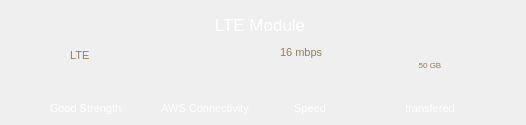
   <widget class="QFrame" name="ltemodule">
    <property name="geometry">
     <rect>
      <x>36</x>
      <y>788</y>
      <width>526</width>
      <height>125</height>
     </rect>
    </property>
    <property name="styleSheet">
     <string notr="true">background: qradialgradient(cx:1.0, cy:0.0, radius: 3.0,
              fx:1.0, fy:0.0, stop:0 rgba(2, 2, 2, 0.75), stop:1 rgba(143, 99, 41, 0.75));
border-radius: 5px;
</string>
    </property>
    <property name="frameShape">
     <enum>QFrame::NoFrame</enum>
    </property>
    <property name="frameShadow">
     <enum>QFrame::Raised</enum>
    </property>
    <property name="lineWidth">
     <number>0</number>
    </property>
    <widget class="QLabel" name="locationlabel_10">
     <property name="geometry">
      <rect>
       <x>190</x>
       <y>10</y>
       <width>140</width>
       <height>30</height>
      </rect>
     </property>
     <property name="font">
      <font>
       <pointsize>13</pointsize>
       <weight>50</weight>
       <bold>false</bold>
      </font>
     </property>
     <property name="styleSheet">
      <string notr="true">background-color: rgba(255, 255, 255, 0);
border: 0px;
color: rgb(255, 255, 255);</string>
     </property>
     <property name="lineWidth">
      <number>0</number>
     </property>
     <property name="text">
      <string>LTE Module</string>
     </property>
     <property name="alignment">
      <set>Qt::AlignCenter</set>
     </property>
    </widget>
    <widget class="QLabel" name="roundblack_5">
     <property name="geometry">
      <rect>
       <x>70</x>
       <y>50</y>
       <width>40</width>
       <height>40</height>
      </rect>
     </property>
     <property name="styleSheet">
      <string notr="true">background-color: rgba(255, 255, 255, 0);
border: 0px;</string>
     </property>
     <property name="text">
      <string/>
     </property>
     <property name="pixmap">
      <pixmap>pics/HMI/icon/Strength signal icon.svg</pixmap>
     </property>
     <property name="scaledContents">
      <bool>true</bool>
     </property>
    </widget>
    <widget class="QLabel" name="storagedatalabel_2">
     <property name="geometry">
      <rect>
       <x>70</x>
       <y>50</y>
       <width>50</width>
       <height>10</height>
      </rect>
     </property>
     <property name="font">
      <font>
       <pointsize>8</pointsize>
      </font>
     </property>
     <property name="styleSheet">
      <string notr="true">background-color: rgba(255, 255, 255, 0);
border: 0px;
color: rgb(152, 124, 88);</string>
     </property>
     <property name="text">
      <string>LTE</string>
     </property>
     <property name="alignment">
      <set>Qt::AlignLeading|Qt::AlignLeft|Qt::AlignVCenter</set>
     </property>
    </widget>
    <widget class="QLabel" name="lteSignal">
     <property name="geometry">
      <rect>
       <x>40</x>
       <y>100</y>
       <width>91</width>
       <height>16</height>
      </rect>
     </property>
     <property name="font">
      <font>
       <pointsize>8</pointsize>
       <weight>50</weight>
       <bold>false</bold>
      </font>
     </property>
     <property name="styleSheet">
      <string notr="true">background-color: rgba(255, 255, 255, 0);
border: 0px;
color: rgb(255, 255, 255);</string>
     </property>
     <property name="lineWidth">
      <number>0</number>
     </property>
     <property name="text">
      <string>Good Strength</string>
     </property>
     <property name="alignment">
      <set>Qt::AlignCenter</set>
     </property>
    </widget>
    <widget class="QLabel" name="straightbar_2">
     <property name="geometry">
      <rect>
       <x>147</x>
       <y>40</y>
       <width>2</width>
       <height>50</height>
      </rect>
     </property>
     <property name="styleSheet">
      <string notr="true">background-color: rgba(255, 255, 255, 0);
border: 0px;</string>
     </property>
     <property name="text">
      <string/>
     </property>
     <property name="pixmap">
      <pixmap>pics/HMI/icon/gps road line.svg</pixmap>
     </property>
     <property name="scaledContents">
      <bool>true</bool>
     </property>
     <property name="alignment">
      <set>Qt::AlignCenter</set>
     </property>
    </widget>
    <widget class="QLabel" name="roundblack_6">
     <property name="geometry">
      <rect>
       <x>182</x>
       <y>45</y>
       <width>45</width>
       <height>45</height>
      </rect>
     </property>
     <property name="styleSheet">
      <string notr="true">background-color: rgba(255, 255, 255, 0);
border: 0px;</string>
     </property>
     <property name="text">
      <string/>
     </property>
     <property name="pixmap">
      <pixmap>pics/HMI/icon/AWS Icon.svg</pixmap>
     </property>
     <property name="scaledContents">
      <bool>true</bool>
     </property>
    </widget>
    <widget class="QLabel" name="awsConnectivity">
     <property name="geometry">
      <rect>
       <x>150</x>
       <y>100</y>
       <width>110</width>
       <height>16</height>
      </rect>
     </property>
     <property name="font">
      <font>
       <pointsize>8</pointsize>
       <weight>50</weight>
       <bold>false</bold>
      </font>
     </property>
     <property name="styleSheet">
      <string notr="true">background-color: rgba(255, 255, 255, 0);
border: 0px;
color: rgb(255, 255, 255);</string>
     </property>
     <property name="lineWidth">
      <number>0</number>
     </property>
     <property name="text">
      <string>AWS Connectivity</string>
     </property>
     <property name="alignment">
      <set>Qt::AlignCenter</set>
     </property>
    </widget>
    <widget class="QLabel" name="straightbar_3">
     <property name="geometry">
      <rect>
       <x>259</x>
       <y>40</y>
       <width>2</width>
       <height>50</height>
      </rect>
     </property>
     <property name="styleSheet">
      <string notr="true">background-color: rgba(255, 255, 255, 0);
border: 0px;</string>
     </property>
     <property name="text">
      <string/>
     </property>
     <property name="pixmap">
      <pixmap>pics/HMI/icon/gps road line.svg</pixmap>
     </property>
     <property name="scaledContents">
      <bool>true</bool>
     </property>
     <property name="alignment">
      <set>Qt::AlignCenter</set>
     </property>
    </widget>
    <widget class="QLabel" name="roundbrown_2">
     <property name="geometry">
      <rect>
       <x>402</x>
       <y>35</y>
       <width>60</width>
       <height>60</height>
      </rect>
     </property>
     <property name="styleSheet">
      <string notr="true">background-color: rgba(255, 255, 255, 0);
border: 0px;</string>
     </property>
     <property name="text">
      <string/>
     </property>
     <property name="pixmap">
      <pixmap>pics/HMI/icon/Storage golden side.svg</pixmap>
     </property>
     <property name="scaledContents">
      <bool>true</bool>
     </property>
    </widget>
    <widget class="QLabel" name="roundblack_7">
     <property name="geometry">
      <rect>
       <x>402</x>
       <y>35</y>
       <width>60</width>
       <height>60</height>
      </rect>
     </property>
     <property name="styleSheet">
      <string notr="true">background-color: rgba(255, 255, 255, 0);
border: 0px;</string>
     </property>
     <property name="text">
      <string/>
     </property>
     <property name="pixmap">
      <pixmap>pics/HMI/icon/Storage brown side.svg</pixmap>
     </property>
     <property name="scaledContents">
      <bool>true</bool>
     </property>
    </widget>
    <widget class="QLabel" name="transfereddata">
     <property name="geometry">
      <rect>
       <x>405</x>
       <y>60</y>
       <width>50</width>
       <height>10</height>
      </rect>
     </property>
     <property name="font">
      <font>
       <pointsize>6</pointsize>
      </font>
     </property>
     <property name="styleSheet">
      <string notr="true">background-color: rgba(255, 255, 255, 0);
border: 0px;
color: rgb(152, 124, 88);</string>
     </property>
     <property name="text">
      <string>50 GB</string>
     </property>
     <property name="alignment">
      <set>Qt::AlignCenter</set>
     </property>
    </widget>
    <widget class="QLabel" name="roundblack_8">
     <property name="geometry">
      <rect>
       <x>284</x>
       <y>60</y>
       <width>65</width>
       <height>16</height>
      </rect>
     </property>
     <property name="styleSheet">
      <string notr="true">background-color: rgba(255, 255, 255, 0);
border: 0px;</string>
     </property>
     <property name="text">
      <string/>
     </property>
     <property name="pixmap">
      <pixmap>pics/HMI/icon/Speed graph line.svg</pixmap>
     </property>
     <property name="scaledContents">
      <bool>true</bool>
     </property>
    </widget>
    <widget class="QLabel" name="straightbar_4">
     <property name="geometry">
      <rect>
       <x>374</x>
       <y>40</y>
       <width>2</width>
       <height>50</height>
      </rect>
     </property>
     <property name="styleSheet">
      <string notr="true">background-color: rgba(255, 255, 255, 0);
border: 0px;</string>
     </property>
     <property name="text">
      <string/>
     </property>
     <property name="pixmap">
      <pixmap>pics/HMI/icon/gps road line.svg</pixmap>
     </property>
     <property name="scaledContents">
      <bool>true</bool>
     </property>
     <property name="alignment">
      <set>Qt::AlignCenter</set>
     </property>
    </widget>
    <widget class="QLabel" name="high_8">
     <property name="geometry">
      <rect>
       <x>285</x>
       <y>100</y>
       <width>50</width>
       <height>16</height>
      </rect>
     </property>
     <property name="font">
      <font>
       <pointsize>8</pointsize>
       <weight>50</weight>
       <bold>false</bold>
      </font>
     </property>
     <property name="styleSheet">
      <string notr="true">background-color: rgba(255, 255, 255, 0);
border: 0px;
color: rgb(255, 255, 255);</string>
     </property>
     <property name="lineWidth">
      <number>0</number>
     </property>
     <property name="text">
      <string>Speed</string>
     </property>
     <property name="alignment">
      <set>Qt::AlignCenter</set>
     </property>
    </widget>
    <widget class="QLabel" name="transferspeed">
     <property name="geometry">
      <rect>
       <x>280</x>
       <y>45</y>
       <width>50</width>
       <height>15</height>
      </rect>
     </property>
     <property name="font">
      <font>
       <pointsize>8</pointsize>
      </font>
     </property>
     <property name="styleSheet">
      <string notr="true">background-color: rgba(255, 255, 255, 0);
border: 0px;
color: rgb(152, 124, 88);</string>
     </property>
     <property name="text">
      <string>16 mbps</string>
     </property>
     <property name="alignment">
      <set>Qt::AlignLeading|Qt::AlignLeft|Qt::AlignVCenter</set>
     </property>
    </widget>
    <widget class="QLabel" name="high_9">
     <property name="geometry">
      <rect>
       <x>400</x>
       <y>100</y>
       <width>60</width>
       <height>16</height>
      </rect>
     </property>
     <property name="font">
      <font>
       <pointsize>8</pointsize>
       <weight>50</weight>
       <bold>false</bold>
      </font>
     </property>
     <property name="styleSheet">
      <string notr="true">background-color: rgba(255, 255, 255, 0);
border: 0px;
color: rgb(255, 255, 255);</string>
     </property>
     <property name="lineWidth">
      <number>0</number>
     </property>
     <property name="text">
      <string>transfered</string>
     </property>
     <property name="alignment">
      <set>Qt::AlignCenter</set>
     </property>
    </widget>
    <zorder>locationlabel_10</zorder>
    <zorder>roundblack_5</zorder>
    <zorder>storagedatalabel_2</zorder>
    <zorder>lteSignal</zorder>
    <zorder>straightbar_2</zorder>
    <zorder>roundblack_6</zorder>
    <zorder>awsConnectivity</zorder>
    <zorder>straightbar_3</zorder>
    <zorder>roundblack_7</zorder>
    <zorder>transfereddata</zorder>
    <zorder>roundblack_8</zorder>
    <zorder>straightbar_4</zorder>
    <zorder>roundbrown_2</zorder>
    <zorder>high_8</zorder>
    <zorder>transferspeed</zorder>
    <zorder>high_9</zorder>
   </widget>
